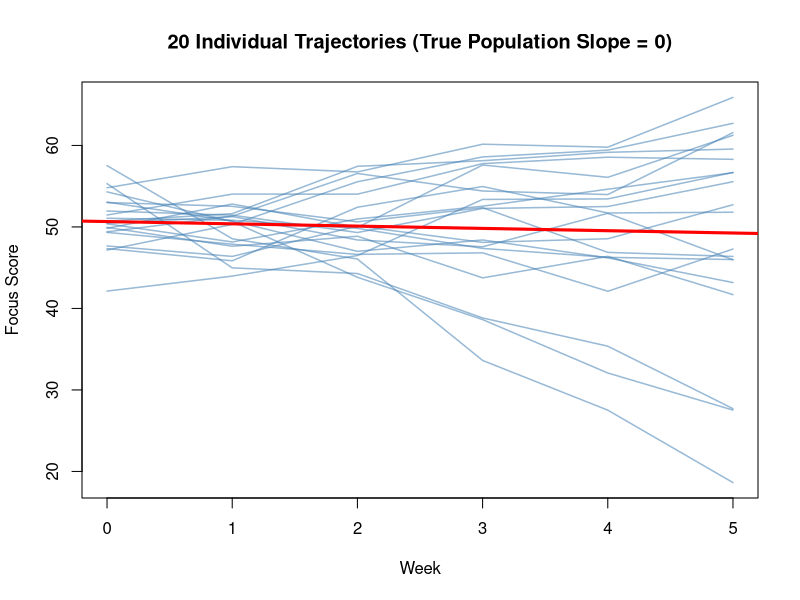

Write R code to recreate this figure. (Note: this script raises an error after producing the figure.)
library(lme4)



# 1) TOY DATASET ---------------------------------------------------------------
# 20 individuals, each with a score trajectory measured at weeks 0-5.
# Average trajectory has no slope, but slopes vary a lot between individuals.

set.seed(1)

n_id <- 20; n_wks <- 6; N <- n_id * n_wks
id   <- factor(rep(1:n_id, each = n_wks))
week <- rep(0:5, times = n_id)

# True parameters: NO average time effect (beta_1 = 0), but strong random slopes!
beta_0 <- 50; beta_1 <- 0
s_int  <- 4;  s_slope <- 3; rho <- -0.5; s_res <- 2

# Simulate correlated random intercepts & slopes (2-line Cholesky in Base R)
z0 <- rnorm(n_id); z1 <- rnorm(n_id)
u0 <- s_int * z0
u1 <- s_slope * (rho * z0 + sqrt(1 - rho^2) * z1)

score <- beta_0 + beta_1 * week + u0[id] + u1[id] * week + rnorm(N, 0, s_res)
df_traj <- data.frame(score = score, week = week, id = id)

# 2) Visual: crossing/fanning trajectories around a roughly flat population line

plot(NA, xlim = c(0, 5), ylim = range(df_traj$score),
     xlab = "Week", ylab = "Focus Score",
     main = "20 Individual Trajectories (True Population Slope = 0)")
for (p in levels(df_traj$id)) {
  d_p <- df_traj[df_traj$id == p, ]
  lines(d_p$week, d_p$score, col = adjustcolor("steelblue", 0.55), lwd = 1.5)
}
abline(lm(score ~ week, data = df_traj), col = "red", lwd = 3)

# 3) Best lm() Attempts & The "Random-Intercept Trap" --------------------------

library(lme4)

# Attempt 1: Ignore participant ID completely
m_lm1 <- lm(score ~ week, data = df_traj)
summary(m_lm1)
# FAILS: 
# - Pseudoreplication (treats 120 rows as independent).
# - Poor person-level predictions.
# - Fixed effect slope for 'week' doesn't reveal between individual differences.
# - Poor predictions for new individuals.

# Attempt 2: Control for participant as a fixed intercept (parallel lines!)
m_lm2 <- lm(score ~ week + id, data = df_traj)
summary(m_lm2)
# FAILS: 
# - Allows for different week 0 scores, but forces parallel slopes (all individuals have same slope).
# - Slope differences go into the residuals.
# - Can't predict new individuals.

# Attempt 3: Fixed intercepts + fixed slopes (No Pooling: 40 parameters!)
m_lm3 <- lm(score ~ week * id, data = df_traj)
summary(m_lm3)
# FAILS: 
# - Uses 40 params (overfitting)
# - Can't predict for new individuals.

# Attempt 4: Random-Intercept-Only Mixed Model
m_lm4  <- lmer(score ~ week + (1 | id), data = df_traj)
summary(m_lm4)
# FAILS: 
# - Allows for different week 0 scores, but forces parallel slopes (all individuals have same slope).

# 4) Fit random intercept + random slope (including intercept-slope correlation rho)
m_rs <- lmer(score ~ week + (1 + week | id), data = df_traj)
summary(m_rs)

# bootstrapping
ids_list <- split(df_traj, df_traj$id)

# Non-parametric cluster bootstrap: resample original participants intact
boot_rs <- replicate(500, {
  s <- sample(length(ids_list), replace = TRUE)
  
  # Give each sampled copy a fresh boot_id (1..20) so duplicates aren't merged!
  d_boot <- do.call(rbind, lapply(seq_along(s), function(k) {
    d <- ids_list[[s[k]]]
    d$boot_id <- k
    d
  }))
  
  m_star <- suppressMessages(
    lmer(score ~ week + (1 + week | boot_id), data = d_boot)
  )
  
  c(beta_week = fixef(m_star)[["week"]],
    sd_slope  = sqrt(diag(VarCorr(m_star)$boot_id))[["week"]])
})

# 95% non-parametric bootstrap CIs
apply(boot_rs, 1, quantile, probs = c(0.025, 0.975))


# (Built-in lme4 shortcut that does the exact same thing:)
confint(m_rs, method = "boot", nsim = 500, signames = FALSE)

# 4) Unbalanced data -----------------------------------------------------------
# Random effects easily deal with missing observations.

# ==============================================================================
# 1. CREATE DROPOUTS from df_traj (Scenario 3)
#    - IDs  1-14: complete (6 weeks)
#    - IDs 15-18: drop out early (only weeks 0 & 1)
#    - IDs 19-20: drop out immediately (only week 0)
# ==============================================================================
id_num <- as.numeric(as.character(df_traj$id))
keep   <- (id_num <= 14) | (id_num %in% 15:18 & df_traj$week <= 1) | (id_num %in% 19:20 & df_traj$week == 0)

df_obs    <- df_traj[keep, ]
df_future <- df_traj[!keep, ] # Held-out future weeks for the 6 dropouts!
tapply(df_obs$score, list(df_obs$week, df_obs$id), mean)


# ==============================================================================
# 2. COMPARE THREE APPROACHES ON MESSY DATA
# ==============================================================================

# True participant slopes from Scenario 3 simulation (beta_1 + u1)
true_slopes <- beta_1 + u1

m_nopool <- lm(score ~ week * id, data = df_obs)
ols_slopes <- sapply(levels(df_obs$id), function(p) {
  d <- df_obs[df_obs$id == p, ]
  if (nrow(d) < 2) NA_real_ else coef(lm(score ~ week, data = d))[["week"]]
})

# B. Random-Slope LMM: keeps all 20 participants and shrinks noisy dropouts
set.seed(123)
rmse_sim <- replicate(100, {
  z0 <- rnorm(n_id); z1 <- rnorm(n_id)
  u0s <- 4 * z0; u1s <- 3 * (-0.5 * z0 + sqrt(1 - 0.5^2) * z1)
  ts <- 0 + u1s
  y  <- 50 + u0s[df_traj$id] + u1s[df_traj$id] * df_traj$week + rnorm(nrow(df_traj), 0, 2)
  
  d_sim <- df_traj[keep, ]
  d_sim$score <- y[keep]
  
  ols <- sapply(levels(d_sim$id)[1:18], function(p) {
    coef(lm(score ~ week, data = d_sim[d_sim$id == p, ]))[["week"]]
  })
  lmm <- coef(suppressMessages(lmer(score ~ week + (1 + week | id), data = d_sim)))$id[, "week"]
  
  c(OLS_1_18 = sqrt(mean((ols - ts[1:18])^2)),
    LMM_1_18 = sqrt(mean((lmm[1:18] - ts[1:18])^2)),
    OLS_2wk  = sqrt(mean((ols[15:18] - ts[15:18])^2)),
    LMM_2wk  = sqrt(mean((lmm[15:18] - ts[15:18])^2)))
})

rowMeans(rmse_sim)
